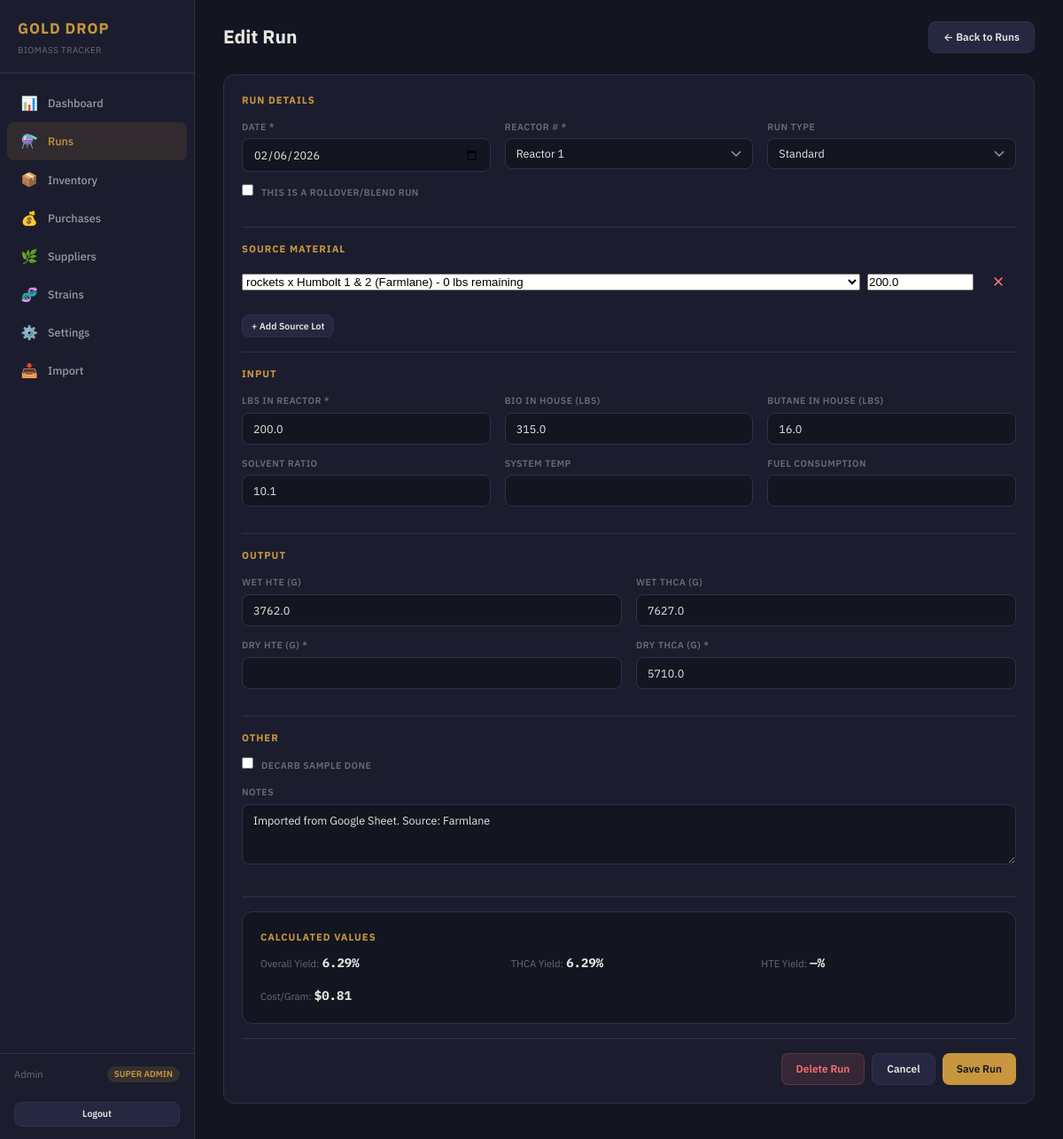
Screenshot of /runs/83316790-9d5e-420a-95db-fee28853523b/edit (signed in) with the database file from the repository.
### models.py (models this page shows, shortened)
class User(UserMixin, db.Model):
    __tablename__ = "users"
    id = db.Column(db.String(36), primary_key=True, default=gen_uuid)
    username = db.Column(db.String(80), unique=True, nullable=False)
    password_hash = db.Column(db.String(256), nullable=False)
    display_name = db.Column(db.String(120), nullable=False)
    role = db.Column(db.String(20), nullable=False, default="viewer")  # super_admin, user, viewer
    is_active_user = db.Column(db.Boolean, default=True)
    created_at = db.Column(db.DateTime, default=datetime.utcnow)
    @property
    def is_super_admin(self):
        return self.role == "super_admin"
    @property
    def can_edit(self):
        return self.role in ("super_admin", "user")

class Run(db.Model):
    __tablename__ = "runs"
    id = db.Column(db.String(36), primary_key=True, default=gen_uuid)
    run_date = db.Column(db.Date, nullable=False)
    reactor_number = db.Column(db.Integer, nullable=False)
    is_rollover = db.Column(db.Boolean, default=False)
    bio_in_house_lbs = db.Column(db.Float)
    bio_in_reactor_lbs = db.Column(db.Float)
    grams_ran = db.Column(db.Float)
    butane_in_house_lbs = db.Column(db.Float)
    solvent_ratio = db.Column(db.Float)
    system_temp = db.Column(db.Float)
    wet_hte_g = db.Column(db.Float)
    wet_thca_g = db.Column(db.Float)
    dry_hte_g = db.Column(db.Float)
    dry_thca_g = db.Column(db.Float)
    overall_yield_pct = db.Column(db.Float)
    thca_yield_pct = db.Column(db.Float)
    hte_yield_pct = db.Column(db.Float)
    cost_per_gram_combined = db.Column(db.Float)
    decarb_sample_done = db.Column(db.Boolean, default=False)
    fuel_consumption = db.Column(db.Float)
    run_type = db.Column(db.String(20), default="standard")  # standard, kief, ld
    notes = db.Column(db.Text)
    created_at = db.Column(db.DateTime, default=datetime.utcnow)
    created_by = db.Column(db.String(36), db.ForeignKey("users.id"))
    inputs = db.relationship("RunInput", backref="run", lazy="dynamic", cascade="all, delete-orphan")

class RunInput(db.Model):
    __tablename__ = "run_inputs"
    id = db.Column(db.String(36), primary_key=True, default=gen_uuid)
    run_id = db.Column(db.String(36), db.ForeignKey("runs.id"), nullable=False)
    lot_id = db.Column(db.String(36), db.ForeignKey("purchase_lots.id"), nullable=False)
    weight_lbs = db.Column(db.Float, nullable=False)

class PurchaseLot(db.Model):
    __tablename__ = "purchase_lots"
    id = db.Column(db.String(36), primary_key=True, default=gen_uuid)
    purchase_id = db.Column(db.String(36), db.ForeignKey("purchases.id"), nullable=False)
    strain_name = db.Column(db.String(200), nullable=False)
    weight_lbs = db.Column(db.Float, nullable=False)
    remaining_weight_lbs = db.Column(db.Float, nullable=False)
    potency_pct = db.Column(db.Float)
    micro_pot_test = db.Column(db.String(100))
    milled = db.Column(db.Boolean, default=False)
    location = db.Column(db.String(200))
    notes = db.Column(db.Text)
    run_inputs = db.relationship("RunInput", backref="lot", lazy="dynamic")
    @property
    def supplier_name(self):
        return self.purchase.supplier_name if self.purchase else "Unknown"
    @property
    def display_label(self):
        return f"{self.strain_name} ({self.supplier_name}) - {self.remaining_weight_lbs:.0f} lbs remaining"

class Supplier(db.Model):
    __tablename__ = "suppliers"
    id = db.Column(db.String(36), primary_key=True, default=gen_uuid)
    name = db.Column(db.String(200), nullable=False)
    contact_name = db.Column(db.String(200))
    contact_phone = db.Column(db.String(50))
    contact_email = db.Column(db.String(200))
    location = db.Column(db.String(200))
    notes = db.Column(db.Text)
    is_active = db.Column(db.Boolean, default=True)
    created_at = db.Column(db.DateTime, default=datetime.utcnow)
    purchases = db.relationship("Purchase", backref="supplier", lazy="dynamic")

### app.py (the view)
@app.route("/runs/<run_id>/edit", methods=["GET", "POST"])
@editor_required
def run_edit(run_id):
    run = db.session.get(Run, run_id)
    if not run:
        flash("Run not found.", "error")
        return redirect(url_for("runs_list"))
    if request.method == "POST":
        return _save_run(run)
    lots = PurchaseLot.query.filter(
        db.or_(PurchaseLot.remaining_weight_lbs > 0,
               PurchaseLot.id.in_([i.lot_id for i in run.inputs]))
    ).all()
    return render_template("run_form.html", run=run, lots=lots, today=date.today())

### app.py (called while the page is built)
@login_manager.user_loader
def load_user(user_id):
    return db.session.get(User, user_id)

def editor_required(f):
    @wraps(f)
    @login_required
    def decorated(*args, **kwargs):
        if not current_user.can_edit:
            flash("Edit access required.", "error")
            return redirect(url_for("dashboard"))
        return f(*args, **kwargs)
    return decorated

### models.py (called while the page is built)
    @property
    def supplier_name(self):
        return self.supplier.name if self.supplier else "Unknown"

### templates/run_form.html (shortened to what this page needs)
{% extends "base.html" %}
{% block content %}
<div class="page-header">
  <h2>{% if run %}Edit Run{% else %}Log New Run{% endif %}</h2>
  <a href="{{ url_for('runs_list') }}" class="btn btn-secondary">← Back to Runs</a>
</div>
<div class="card">
  <form method="POST">
    <div class="form-section">
      <h4>Run Details</h4>
      <div class="form-row-3">
        <div class="form-group">
          <label>Date *</label>
          <input type="date" name="run_date" value="{{ run.run_date.strftime('%Y-%m-%d') if run and run.run_date else today }}" required>
        </div>
        <div class="form-group">
          <label>Reactor # *</label>
          <select name="reactor_number" required>
            <option value="1" {% if run and run.reactor_number == 1 %}selected{% endif %}>Reactor 1</option>
          </select>
        </div>
        <div class="form-group">
          <label>Run Type</label>
          <select name="run_type">
            <option value="standard" {% if run and run.run_type == 'standard' %}selected{% endif %}>Standard</option>
          </select>
        </div>
      </div>
      <div class="form-group">
        <label><input type="checkbox" name="is_rollover" {% if run and run.is_rollover %}checked{% endif %}> This is a rollover/blend run</label>
      </div>
    </div>
    <div class="form-section">
      <h4>Source Material</h4>
      <div id="lot-container" class="lot-inputs">
        {% if run and run.inputs.count() > 0 %}
          {% for inp in run.inputs %}
          <div class="lot-row">
            <select name="lot_ids[]">
              {% for lot in lots %}
              <option value="{{ lot.id }}" {% if lot.id == inp.lot_id %}selected{% endif %}>
                {{ lot.display_label }}
              </option>
              {% endfor %}
            </select>
            <input type="number" name="lot_weights[]" value="{{ inp.weight_lbs }}" placeholder="Lbs" step="0.1">
            <button type="button" class="remove-lot" onclick="this.parentElement.remove()">✕</button>
          </div>
          {% endfor %}
        {% endif %}
      </div>
      <button type="button" class="btn btn-secondary btn-sm mt-2" onclick="addLotRow()">+ Add Source Lot</button>
    </div>
    <div class="form-section">
      <h4>Input</h4>
      <div class="form-row-3">
        <div class="form-group">
          <label>Lbs in Reactor *</label>
          <input type="number" name="bio_in_reactor_lbs" value="{{ run.bio_in_reactor_lbs if run and run.bio_in_reactor_lbs else '' }}" step="0.1" required>
        </div>
        <div class="form-group">
          <label>Bio in House (lbs)</label>
          <input type="number" name="bio_in_house_lbs" value="{{ run.bio_in_house_lbs if run and run.bio_in_house_lbs else '' }}" step="0.1">
        </div>
        <div class="form-group">
          <label>Butane in House (lbs)</label>
          <input type="number" name="butane_in_house_lbs" value="{{ run.butane_in_house_lbs if run and run.butane_in_house_lbs else '' }}" step="0.1">
        </div>
      </div>
      <div class="form-row-3">
        <div class="form-group">
          <label>Solvent Ratio</label>
          <input type="number" name="solvent_ratio" value="{{ run.solvent_ratio if run and run.solvent_ratio else '' }}" step="0.1">
        </div>
        <div class="form-group">
          <label>System Temp</label>
          <input type="number" name="system_temp" value="{{ run.system_temp if run and run.system_temp else '' }}" step="0.1">
        </div>
        <div class="form-group">
          <label>Fuel Consumption</label>
          <input type="number" name="fuel_consumption" value="{{ run.fuel_consumption if run and run.fuel_consumption else '' }}" step="0.1">
        </div>
      </div>
    </div>
    <div class="form-section">
      <h4>Output</h4>
      <div class="form-row">
        <div class="form-group">
          <label>Wet HTE (g)</label>
          <input type="number" name="wet_hte_g" value="{{ run.wet_hte_g if run and run.wet_hte_g else '' }}" step="0.1">
        </div>
        <div class="form-group">
          <label>Wet THCA (g)</label>
          <input type="number" name="wet_thca_g" value="{{ run.wet_thca_g if run and run.wet_thca_g else '' }}" step="0.1">
        </div>
      </div>
      <div class="form-row">
        <div class="form-group">
          <label>Dry HTE (g) *</label>
          <input type="number" name="dry_hte_g" value="{{ run.dry_hte_g if run and run.dry_hte_g else '' }}" step="0.1">
        </div>
        <div class="form-group">
          <label>Dry THCA (g) *</label>
          <input type="number" name="dry_thca_g" value="{{ run.dry_thca_g if run and run.dry_thca_g else '' }}" step="0.1">
        </div>
      </div>
    </div>
    <div class="form-section">
      <h4>Other</h4>
      <div class="form-group">
        <label><input type="checkbox" name="decarb_sample_done" {% if run and run.decarb_sample_done %}checked{% endif %}> Decarb sample done</label>
      </div>
      <div class="form-group">
        <label>Notes</label>
        <textarea name="notes" rows="3">{{ run.notes if run and run.notes else '' }}</textarea>
      </div>
    </div>
    {% if run and run.overall_yield_pct %}
    <div class="card" style="background:var(--dark);margin-bottom:16px;">
      <h4 style="color:var(--gold);font-size:0.8rem;text-transform:uppercase;letter-spacing:1px;margin-bottom:10px;">Calculated Values</h4>
      <div class="form-row-3">
        <div><span class="text-sm" style="color:var(--text-muted);">Overall Yield:</span> <strong class="text-mono">{{ "{:.2f}".format(run.overall_yield_pct) }}%</strong></div>
        <div><span class="text-sm" style="color:var(--text-muted);">THCA Yield:</span> <strong class="text-mono">{{ "{:.2f}".format(run.thca_yield_pct) if run.thca_yield_pct else '—' }}%</strong></div>
        <div><span class="text-sm" style="color:var(--text-muted);">HTE Yield:</span> <strong class="text-mono">{{ "{:.2f}".format(run.hte_yield_pct) if run.hte_yield_pct else '—' }}%</strong></div>
      </div>
      {% if run.cost_per_gram_combined %}
      <div class="mt-2"><span class="text-sm" style="color:var(--text-muted);">Cost/Gram:</span> <strong class="text-mono">${{ "{:.2f}".format(run.cost_per_gram_combined) }}</strong></div>
      {% endif %}
    </div>
    {% endif %}
    <div class="form-actions">
      {% if run %}
      <form method="POST" action="{{ url_for('run_delete', run_id=run.id) }}" style="display:inline;" onsubmit="return confirm('Delete this run?');">
        <button type="submit" class="btn btn-danger">Delete Run</button>
      </form>
      {% endif %}
      <a href="{{ url_for('runs_list') }}" class="btn btn-secondary">Cancel</a>
      <button type="submit" class="btn btn-primary">Save Run</button>
    </div>
  </form>
</div>
{% endblock %}

### templates/base.html (shortened to what this page needs)
<!DOCTYPE html>
<html lang="en">
<head>
  <link rel="stylesheet" href="{{ url_for('static', filename='css/style.css') }}">
</head>
<body>
  <div class="layout">
    <nav class="sidebar">
      <div class="sidebar-logo">
        <h1>GOLD DROP</h1>
        <small>Biomass Tracker</small>
      </div>
      <div class="sidebar-nav">
        <a href="{{ url_for('dashboard') }}" class="{% if request.endpoint == 'dashboard' %}active{% endif %}">
          <span class="icon">📊</span><span>Dashboard</span>
        </a>
        <a href="{{ url_for('runs_list') }}" class="{% if request.endpoint in ('runs_list', 'run_new', 'run_edit') %}active{% endif %}">
          <span class="icon">⚗️</span><span>Runs</span>
        </a>
        <a href="{{ url_for('inventory') }}" class="{% if request.endpoint == 'inventory' %}active{% endif %}">
          <span class="icon">📦</span><span>Inventory</span>
        </a>
        <a href="{{ url_for('purchases_list') }}" class="{% if request.endpoint in ('purchases_list', 'purchase_new', 'purchase_edit') %}active{% endif %}">
          <span class="icon">💰</span><span>Purchases</span>
        </a>
        <a href="{{ url_for('suppliers_list') }}" class="{% if request.endpoint in ('suppliers_list', 'supplier_new', 'supplier_edit') %}active{% endif %}">
          <span class="icon">🌿</span><span>Suppliers</span>
        </a>
        <a href="{{ url_for('strains_list') }}" class="{% if request.endpoint == 'strains_list' %}active{% endif %}">
          <span class="icon">🧬</span><span>Strains</span>
        </a>
        {% if current_user.is_super_admin %}
        <a href="{{ url_for('settings') }}" class="{% if request.endpoint == 'settings' %}active{% endif %}">
          <span class="icon">⚙️</span><span>Settings</span>
        </a>
        {% endif %}
        <a href="{{ url_for('import_csv') }}" class="{% if request.endpoint in ('import_csv', 'import_confirm') %}active{% endif %}">
          <span class="icon">📥</span><span>Import</span>
        </a>
      </div>
      <div class="sidebar-user">
        <span>{{ current_user.display_name }}</span>
        <span class="role">{{ current_user.role.replace('_', ' ') }}</span>
      </div>
      <div style="padding: 8px 16px 14px;">
        <a href="{{ url_for('logout') }}" class="btn btn-secondary btn-sm w-full" style="justify-content:center;">Logout</a>
      </div>
    </nav>
    <main class="main-content">
      {% block content %}{% endblock %}
    </main>
  </div>
</body>
</html>

### rows the page displays
User: display_name "Admin", role.replace "SUPER ADMIN"
Run: run_date "02/06/2026", reactor_number "Reactor 1", run_type "Standard", bio_in_reactor_lbs "200.0", bio_in_house_lbs "315.0", butane_in_house_lbs "16.0", solvent_ratio "10.1", wet_hte_g "3762.0", wet_thca_g "7627.0", dry_thca_g "5710.0", notes "Imported from Google Sheet. Source: Farmlane", overall_yield_pct "6.29", thca_yield_pct "6.29", hte_yield_pct "—", cost_per_gram_combined "0.81"
RunInput: lot.remaining_weight_lbs "rockets x Humbolt 1 & 2 (Farmlane) - 0 lbs remaining", weight_lbs "200.0"
